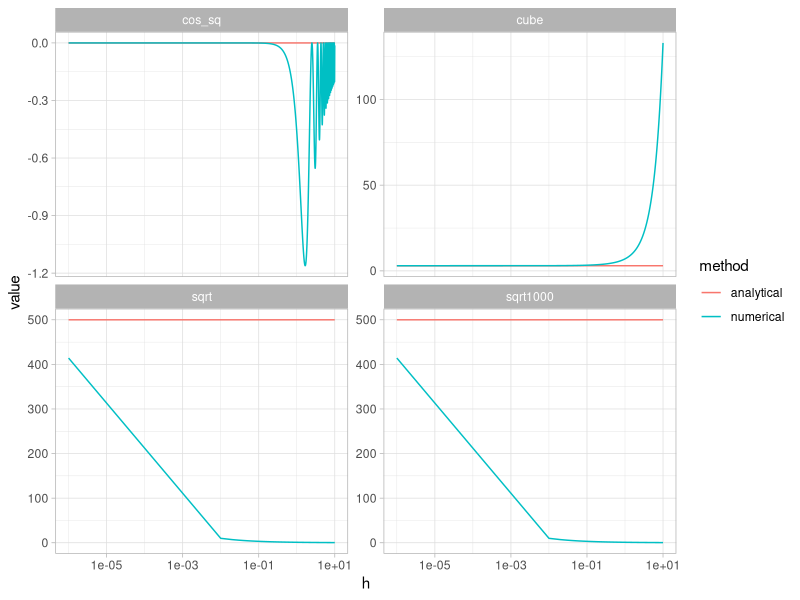
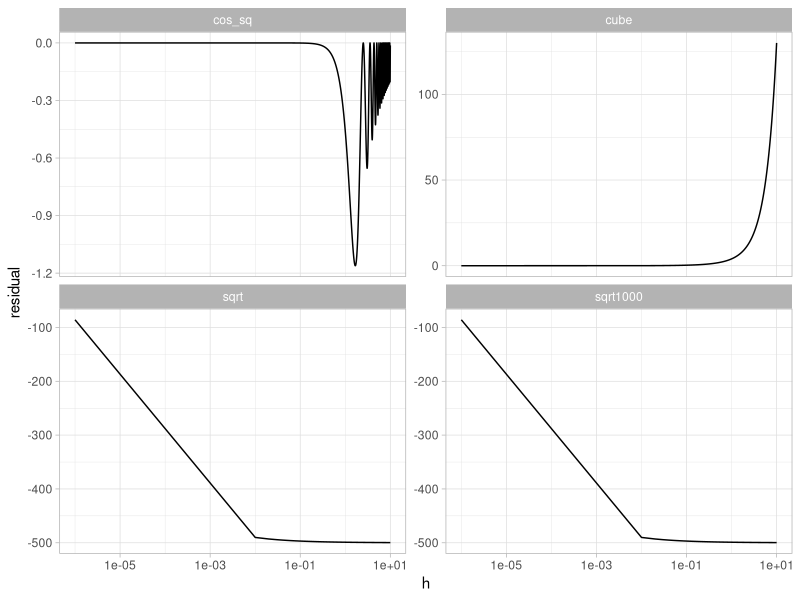

Write R code to recreate these figures, in order.
## ---- chunk 1
knitr::opts_chunk$set(echo = TRUE)
library(dplyr)
library(tidyr)
library(ggplot2)
## ---- chunk 2
euclid <- function(m, n) {
  checkmate::assertIntegerish(m, lower = 0, any.missing = FALSE, len = 1)
  checkmate::assertIntegerish(n, lower = 0, any.missing = FALSE, len = 1)
  if (n == 0) return(m)
  if (m == 0) return(n)
  cat(n, m, "\n")
  if (m <= n) {
    return(euclid(m, n %% m))
  } else {
    return(euclid(m %% n, n))
  }
}

euclid(270, 192)
## ---- chunk 3
derive <- function(f, x0, h) {
  checkmate::assertFunction(f, args = c("x"))
  checkmate::assertNumeric(x0, any.missing = FALSE, len = 1)
  #checkmate::assertNumeric(h, any.missing = FALSE, len = 1, lower = 0)
  (f(x0 + h) - f(x0)) / h
}
## ---- chunk 4
cube <- function(x) x^3
cube_ana <- function(x) 3*x^2

cos_sq <- function(x) cos(x^2)
cos_sq_ana <- function(x) -2*x*sin(x^2)

sqrt_ana <- function(x) 1 / (2*sqrt(x))

sqrt1000 <- function(x) sqrt(x - 1000)
sqrt1000_ana <- function(x) 1 / (2*sqrt(x - 1000))
## ---- chunk 5
truth <- tibble(cube = cube_ana(1),
           cos_sq = cos_sq_ana(1e-3),
           sqrt = sqrt_ana(1e-6),
           sqrt1000 = sqrt1000_ana(1000 + 1e-6)
) %>%
  pivot_longer(everything(), names_to = "fun", values_to = "analytical")

df <- tibble(h = seq(1e-6, 10, length.out = 1000)) %>%
  mutate(
    cube = derive(cube, 1, h),
    cos_sq = derive(cos_sq, 1e-3, h), 
    sqrt = derive(sqrt, 1e-6, h),
    sqrt1000 = derive(sqrt1000, 1000 + 1e-6, h)
  ) %>% 
  pivot_longer(-h, values_to = "numerical", names_to = "fun") %>%
  left_join(truth, by = "fun") %>%
  mutate(residual = numerical - analytical) %>%
  pivot_longer(c(numerical, analytical), names_to = "method", values_to = "value")
## ---- chunk 6
ggplot(df, aes(x = h, y = value, color = method)) +
  geom_line() +
  scale_x_log10() +
  facet_wrap(~fun, scales = "free_y") +
  theme_light()
## ---- chunk 7
ggplot(df, aes(x = h, y = residual)) +
  geom_line() +
  scale_x_log10() +
  facet_wrap(~fun, scales = "free_y") +
  theme_light()
## ---- chunk 8
mat_prod <- function(a, b) {
  checkmate::assertMatrix(a, min.rows = 1, min.cols = 1, any.missing = FALSE)
  checkmate::assertMatrix(b, nrows = ncol(a), min.cols = 1, any.missing = FALSE)
  
  res <- matrix(nrow = nrow(a), ncol = ncol(b))
  
  for (i in seq_len(nrow(res))) {
    for (j in seq_len(ncol(res))) {
      res[i,j] <- sum(a[i, ] * b[, j])
    }
  }
  res
}
## ---- chunk 9
a <- matrix(runif(20), nrow = 4)
b <- matrix(rnorm(15), nrow = 5)

mat_prod(a, b)
a %*% b
